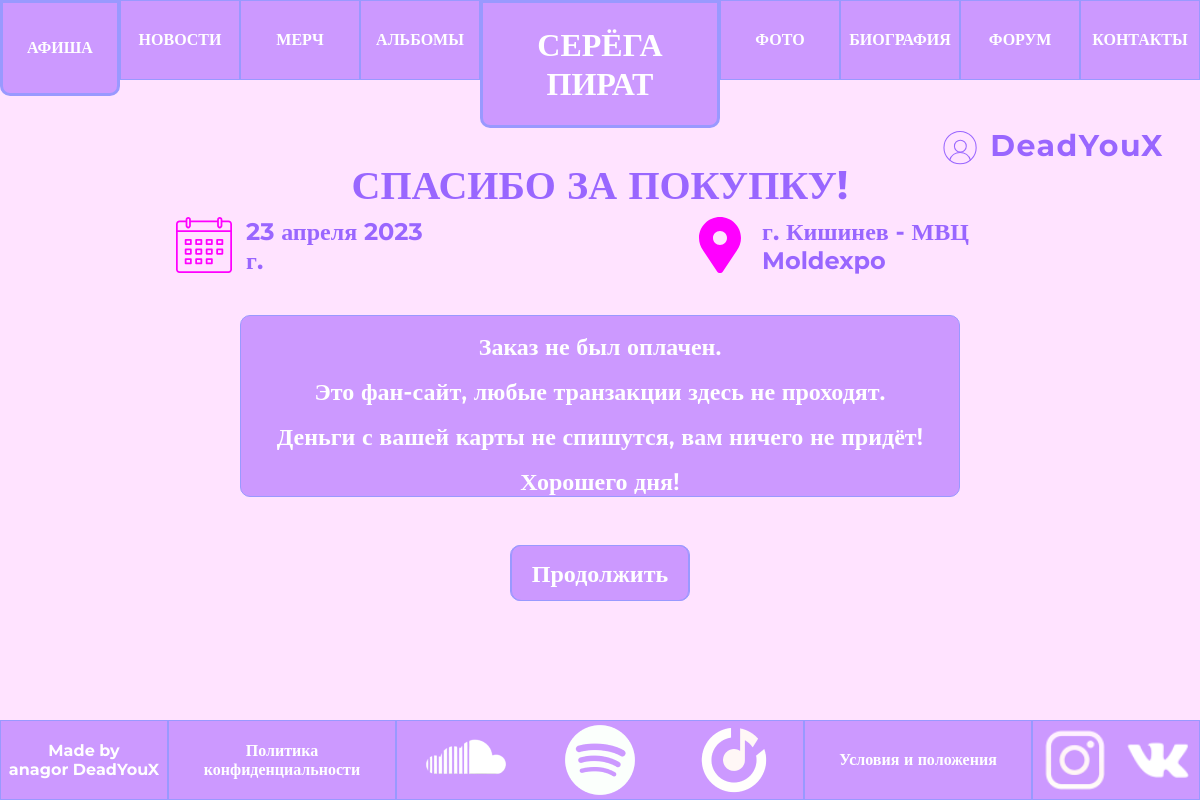
The page /poster/1/done/ (signed in) on the database its author committed.
### poster/models.py (models this page shows, shortened)
class Poster(models.Model):
    city = models.CharField("Город", max_length=50)
    address = models.CharField("Адрес", max_length=100, blank=True)
    date = models.DateField("Дата проведения")
    class Meta:
        verbose_name="Концерт"
        verbose_name_plural="Концерты"

### poster/views.py (the view)
# urls.py: path('<int:page_id>/done/', views.poster_done, name='posterdone'),
@login_required
def poster_done(request, page_id):
    queryset = Poster.objects.filter(id=page_id)
    data = {
        'id': page_id,
        "title": 'Афиша',
        'now': 'poster',
        'showprofile': True,
        'poster': [[obj.id, obj.city, obj.address, obj.date] for obj in queryset],
    }
    return render(request, 'poster/posterdone.html', data)

### poster/templates/poster/posterdone.html
{% extends 'main/base.html' %}
{% load static %}
{% block main %}
<h4>СПАСИБО ЗА ПОКУПКУ!</h4>
<ul class="">
    {% for id, c, address, date in poster %}
        <li class="poster_byid" data-year="{{ c }}">
            <div>
                <img src="{% static 'poster/calendar.svg' %}" alt="calendar">
                <p id="date">{{ date }}</p>
            </div>
            <div>
                <img src="{% static 'poster/location.svg' %}" alt="location">
                <p id="city">г. {{ c }} - {{ address }}</p>
            </div>
        </li>
    {% endfor %}
</ul>
<div class="thanks">
    <div>
        <p>Заказ не был оплачен.</p>
        <p>Это фан-сайт, любые транзакции здесь не проходят.</p>
        <p>Деньги с вашей карты не спишутся, вам ничего не придёт!</p>
        <p>Хорошего дня!</p>
    </div>
</div>
<div class="button_next">
    <button><a href="/poster/">Продолжить</a></button>
</div>
{% endblock %}

### main/templates/main/base.html (shortened to what this page needs)
{% load static %}
<!DOCTYPE html>
<html lang="ru">
<head>
    <link rel="stylesheet" href="{% static 'main/css/style.css' %}">
</head>
<body>
    <header>
        <div class="">
            <ul class="header_items">
                {% if now == 'poster' %}
                    <li class="header_item header_item_now">
                        <a href="{% url 'poster' %}"><p>АФИША</p></a>
                    </li>
                {% else %}
                    <li class="header_item">
                        <a href="{% url 'poster' %}"><p>АФИША</p></a>
                    </li>
                {% endif %}
                {% if now == 'news' %}
                    <li class="header_item header_item_now">
                        <a href="{% url 'news' %}"><p>НОВОСТИ</p></a>
                    </li>
                {% else %}
                    <li class="header_item">
                        <a href="{% url 'news' %}"><p>НОВОСТИ</p></a>
                    </li>
                {% endif %}
                {% if now == 'merch' %}
                    <li class="header_item header_item_now">
                        <a href="{% url 'merch' %}"><p>МЕРЧ</p></a>
                    </li>
                {% else %}
                    <li class="header_item">
                        <a href="{% url 'merch' %}"><p>МЕРЧ</p></a>
                    </li>
                {% endif %}
                {% if now == 'albums' %}
                    <li class="header_item header_item_now">
                        <a href="{% url 'albums' %}"><p>АЛЬБОМЫ</p></a>
                    </li>
                {% else %}
                    <li class="header_item">
                        <a href="{% url 'albums' %}"><p>АЛЬБОМЫ</p></a>
                    </li>
                {% endif %}
                <li class="pirat">
                    <a href="{% url 'home' %}"><p>СЕРЁГА<br>ПИРАТ</p></a>
                </li>
                {% if now == 'photos' %}
                    <li class="header_item header_item_now">
                        <a href="{% url 'photos' %}"><p>ФОТО</p></a>
                    </li>
                {% else %}
                    <li class="header_item">
                        <a href="{% url 'photos' %}"><p>ФОТО</p></a>
                    </li>
                {% endif %}
                {% if now == 'bio' %}
                    <li class="header_item header_item_now">
                        <a href="{% url 'bio' %}"><p>БИОГРАФИЯ</p></a>
                    </li>
                {% else %}
                    <li class="header_item">
                        <a href="{% url 'bio' %}"><p>БИОГРАФИЯ</p></a>
                    </li>
                {% endif %}
                {% if now == 'forum' %}
                    <li class="header_item header_item_now">
                        <a href="{% url 'forum' %}"><p>ФОРУМ</p></a>
                    </li>
                {% else %}
                    <li class="header_item">
                        <a href="{% url 'forum' %}"><p>ФОРУМ</p></a>
                    </li>
                {% endif %}
                {% if now == 'contacts' %}
                    <li class="header_item header_item_now">
                        <a href="{% url 'contacts' %}"><p>КОНТАКТЫ</p></a>
                    </li>
                {% else %}
                    <li class="header_item">
                        <a href="{% url 'contacts' %}"><p>КОНТАКТЫ</p></a>
                    </li>
                {% endif %}
            </ul>
        </div>
    </header>
    <main>
        {% if showprofile %}
            {% if not user.is_authenticated %}
                <div class="hreg"><a href="{% url 'profile' %}"><img src="{% static '/ForumProfile/profile_avatar.svg' %}" alt=""></a><a href="{% url 'profile' %}">Вход</a><p>/</p><a href="{% url 'reg' %}">Регистрация</a></div>
            {% else %}
                <div class="hreg"><a href="{% url 'profile' %}"><img src="{% static '/ForumProfile/profile_avatar.svg' %}" alt=""></a><a href="{% url 'profile' %}">{{ user.username }}</a></div>
            {% endif %}
        {% endif %}
        {% block main %}{% endblock %}
    </main>
    <footer>
        <div>
            <ul class="footer_items">
                <li class="footer_item footer_made">
                    <p>Made by <br>
                    <a href="https://t.me/anagor1102" class="designer">anagor</a>
                    <a href="https://t.me/deadyoux" class="realizator">DeadYouX</a>
                </p>
                </li>
                <li class="footer_item footer_politic">
                    <a href="{% url 'policy' %}">Политика конфиденциальности</a>
                </li>
                <li class="footer_item footer_music">
                    <a href="https://soundcloud.com/illya-poludnenko/sets/serega-pirat"><div class="footer_logo soundcloud"></div></a>
                    <a href="https://open.spotify.com/artist/5IS4dQ9lDW01IY1buR7bW7"><div class="footer_logo spotify"></div></a>
                    <a href="https://music.yandex.ru/artist/10880992"><div class="footer_logo YAmusic"></div></a>
                </li>
                <li class="footer_item footer_politic">
                    <a href="{% url 'conditions' %}">Условия и положения</a>
                </li>
                <li class="footer_item footer_made">
                    <a href="https://www.instagram.com/pirat_serega/"><div class="footer_logo inst"></div></a>
                    <a href="https://vk.com/serega_pirat"><div class="footer_logo vk"></div></a>
                </li>
            </ul>
        </div>
    </footer>
</body>

### main/static/main/css/style.css (style rules this page uses)
* { box-sizing: border-box; margin: 0; padding: 0; font-family: "Montserrat"; }
body { display: flex; flex-direction: column; height: 100dvh; background-color: #FFE3FF; }
.header_items { display: flex; justify-content: flex-start; height: 5rem; width: 100%; }
.header_item_now { height: 6rem; border: #9999FF solid 3px; border-radius: 0 0 10px 10px; flex-basis: 10%; display: flex; text-align: center; justify-content: center; align-items: center; background-color: #CC99FF; }
footer { position: fixed; bottom: 0px; z-index: 1; width: 100dvw; }
.footer_items { display: flex; bottom: 0; justify-content: flex-start; height: 5rem; width: 100%; }
main { padding-top: 11dvh; height: 100dvh; padding-bottom: 11dvh; }
.footer_made { flex-basis: 5%; justify-content: space-around; text-align: center; }
.footer_music { flex-basis: 25%; justify-content: space-around; }
.footer_logo { background-size: contain; width: 80px; height: 80px; }
.soundcloud { background-image: url('../img/soundcloud.png'); height: 70px; }
.spotify { background-image: url('../img/spotify.png'); height: 70px; width: 70px; }
.YAmusic { background-image: url('../img/YAmusic.png'); }
.inst { background-image: url('../img/inst.png'); }
.vk { background-image: url('../img/vk.png'); height: 70px; }
h4 { display: flex; padding-top: 8dvh; font-size: 40px; font-weight: 700; line-height: 49px; letter-spacing: 0em; color: #9966FF; justify-content: center; }
header { position: fixed; width: 100dvw; z-index: 2; left: 0; top: 0; }
#date { width: 15dvw; }
#city { width: 25dvw; }

### rows shown on the page
Poster: poster "23 апреля 2023 г.", poster "Кишинев", poster "МВЦ Moldexpo"

### other values the page prints
{{ user.username }} "DeadYouX"
